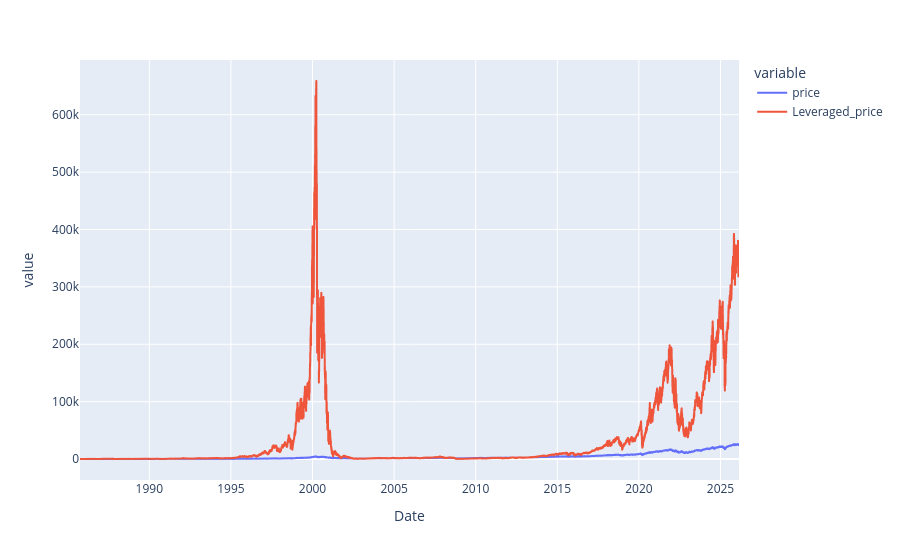

The cell this chart's notebook holds for it:
### Code cell
df = sql(u"""
select * 
from leveraged
order by Date asc
""")

fig = px.line(df, 
    x='Date', 
    y=[
    'price', 
    'Leveraged_price',
    ])
fig.show()

### Figure 1 — Plotly figure (JSON) as saved in the notebook; plotly's stock layout.template omitted (floating-point values rounded to 4 significant figures; data arrays with more than 128 entries replaced by an {"elided": "..."} marker saying what was removed)
{"data": [{"hovertemplate": "variable=price<br>Date=%{x}<br>value=%{y}<extra></extra>", "legendgroup": "price", "line": {"color": "#636efa", "dash": "solid"}, "marker": {"symbol": "circle"}, "mode": "lines", "name": "price", "showlegend": true, "type": "scattergl", "x": {"elided": "10174 str values"}, "xaxis": "x", "y": {"elided": "10174 float values"}, "yaxis": "y"}, {"hovertemplate": "variable=Leveraged_price<br>Date=%{x}<br>value=%{y}<extra></extra>", "legendgroup": "Leveraged_price", "line": {"color": "#EF553B", "dash": "solid"}, "marker": {"symbol": "circle"}, "mode": "lines", "name": "Leveraged_price", "showlegend": true, "type": "scattergl", "x": {"elided": "10174 str values"}, "xaxis": "x", "y": {"elided": "10174 float values"}, "yaxis": "y"}], "layout": {"legend": {"title": {"text": "variable"}, "tracegroupgap": 0}, "margin": {"t": 60}, "xaxis": {"anchor": "y", "domain": [0, 1], "title": {"text": "Date"}}, "yaxis": {"anchor": "x", "domain": [0, 1], "title": {"text": "value"}}}}
